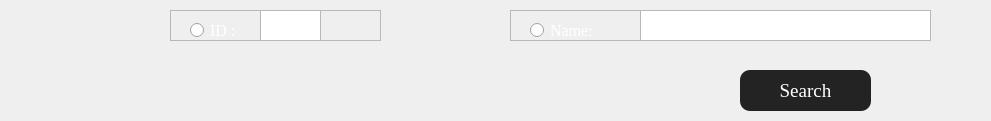
                    <widget class="QWidget" name="widget_4" native="true">
                     <property name="geometry">
                      <rect>
                       <x>0</x>
                       <y>30</y>
                       <width>991</width>
                       <height>121</height>
                      </rect>
                     </property>
                     <widget class="QFrame" name="frame_13">
                      <property name="geometry">
                       <rect>
                        <x>170</x>
                        <y>10</y>
                        <width>211</width>
                        <height>31</height>
                       </rect>
                      </property>
                      <property name="frameShape">
                       <enum>QFrame::StyledPanel</enum>
                      </property>
                      <property name="frameShadow">
                       <enum>QFrame::Raised</enum>
                      </property>
                      <widget class="QTextEdit" name="Id_upadate_label">
                       <property name="geometry">
                        <rect>
                         <x>90</x>
                         <y>0</y>
                         <width>61</width>
                         <height>31</height>
                        </rect>
                       </property>
                      </widget>
                      <widget class="QRadioButton" name="id_radio">
                       <property name="geometry">
                        <rect>
                         <x>20</x>
                         <y>10</y>
                         <width>61</width>
                         <height>20</height>
                        </rect>
                       </property>
                       <property name="font">
                        <font>
                         <family>Georgia</family>
                         <pointsize>12</pointsize>
                        </font>
                       </property>
                       <property name="styleSheet">
                        <string notr="true">color: rgb(255, 255, 255);</string>
                       </property>
                       <property name="text">
                        <string>ID :</string>
                       </property>
                      </widget>
                     </widget>
                     <widget class="QFrame" name="frame_14">
                      <property name="geometry">
                       <rect>
                        <x>510</x>
                        <y>10</y>
                        <width>421</width>
                        <height>31</height>
                       </rect>
                      </property>
                      <property name="frameShape">
                       <enum>QFrame::StyledPanel</enum>
                      </property>
                      <property name="frameShadow">
                       <enum>QFrame::Raised</enum>
                      </property>
                      <widget class="QTextEdit" name="name_update_text">
                       <property name="geometry">
                        <rect>
                         <x>130</x>
                         <y>0</y>
                         <width>291</width>
                         <height>31</height>
                        </rect>
                       </property>
                      </widget>
                      <widget class="QRadioButton" name="name_update_raadio">
                       <property name="geometry">
                        <rect>
                         <x>20</x>
                         <y>10</y>
                         <width>95</width>
                         <height>20</height>
                        </rect>
                       </property>
                       <property name="font">
                        <font>
                         <family>Georgia</family>
                         <pointsize>12</pointsize>
                        </font>
                       </property>
                       <property name="styleSheet">
                        <string notr="true">color: rgb(255, 255, 255);</string>
                       </property>
                       <property name="text">
                        <string>Name:</string>
                       </property>
                      </widget>
                     </widget>
                     <widget class="QPushButton" name="search_button">
                      <property name="geometry">
                       <rect>
                        <x>740</x>
                        <y>70</y>
                        <width>131</width>
                        <height>41</height>
                       </rect>
                      </property>
                      <property name="font">
                       <font>
                        <family>Georgia</family>
                        <pointsize>14</pointsize>
                       </font>
                      </property>
                      <property name="styleSheet">
                       <string notr="true">QPushButton {
	color: rgb(255, 255, 255);
	background-color: rgb(35, 35, 35);
	border: 0px solid;
	border-radius:10px;
}
QPushButton:hover {
	background-color: rgb(85, 170, 255);
}</string>
                      </property>
                      <property name="text">
                       <string>Search</string>
                      </property>
                     </widget>
                    </widget>
